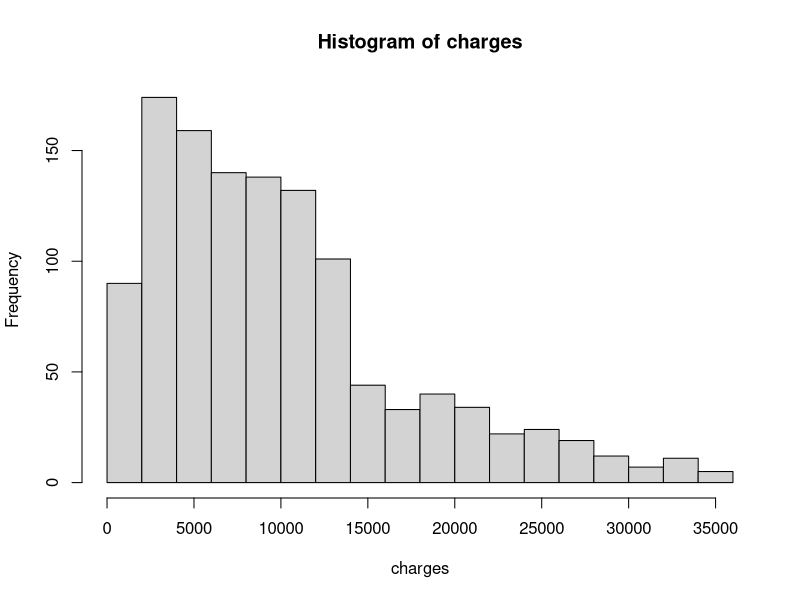
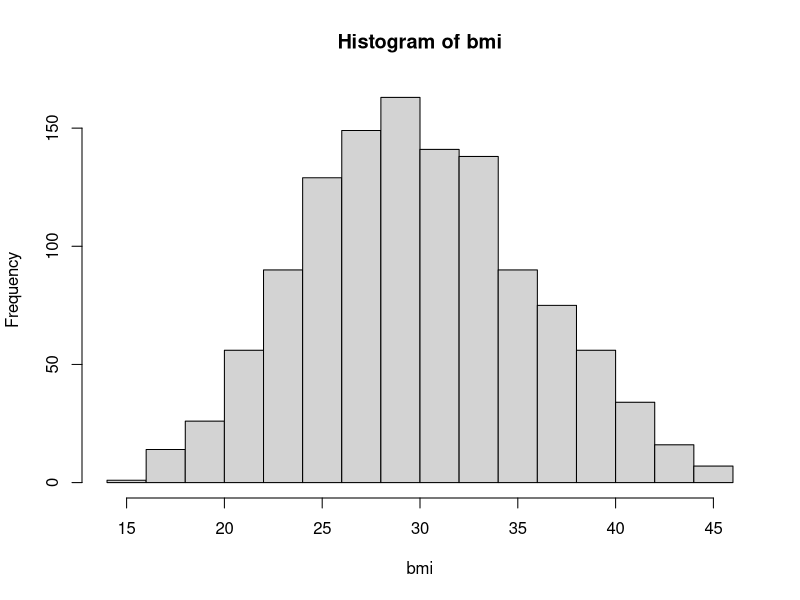
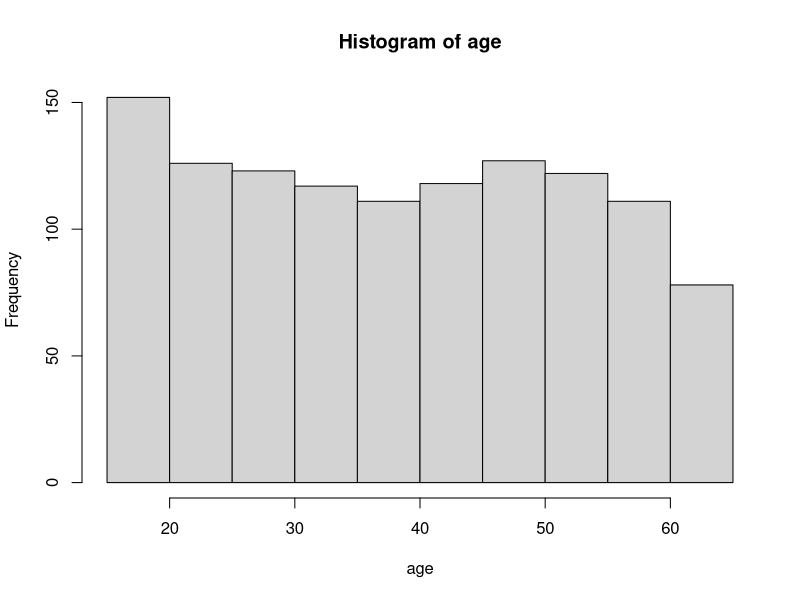
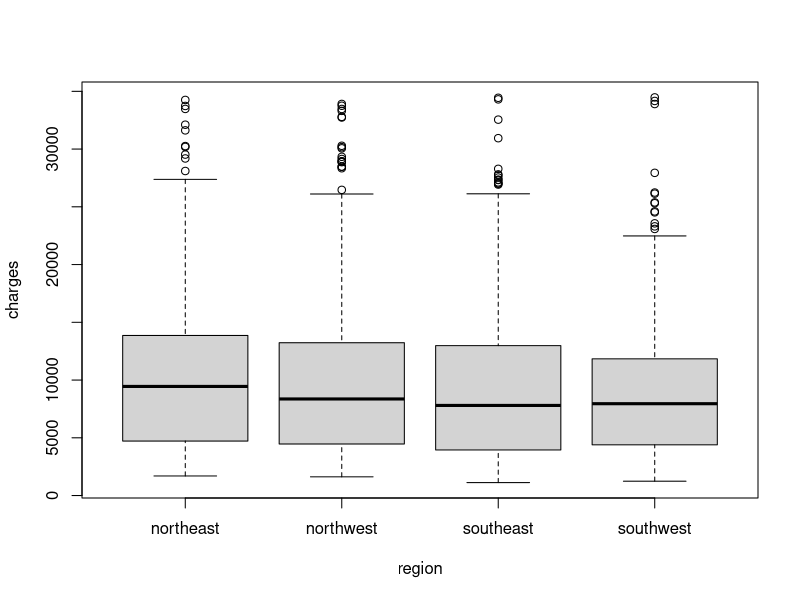
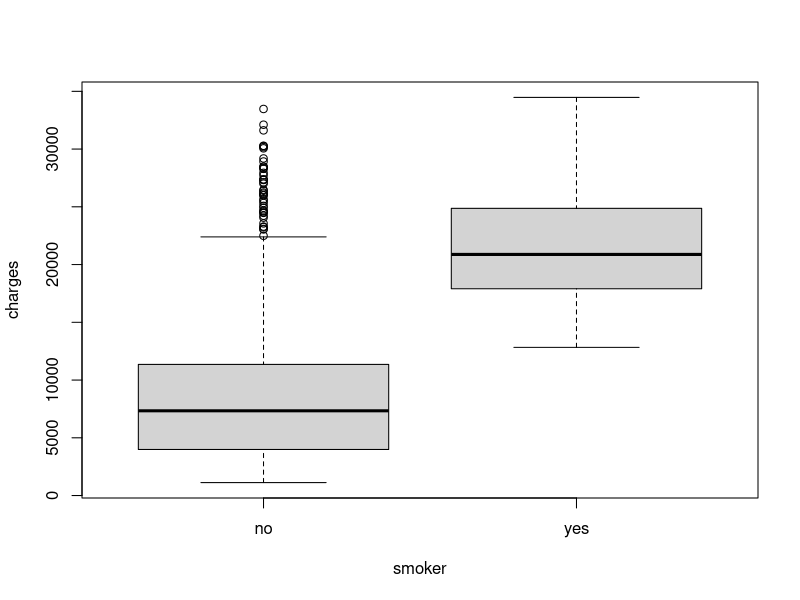
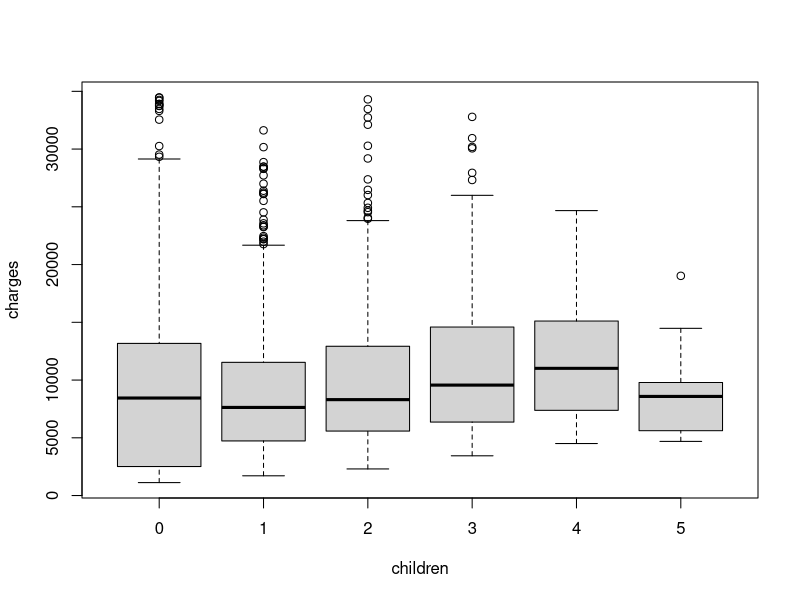
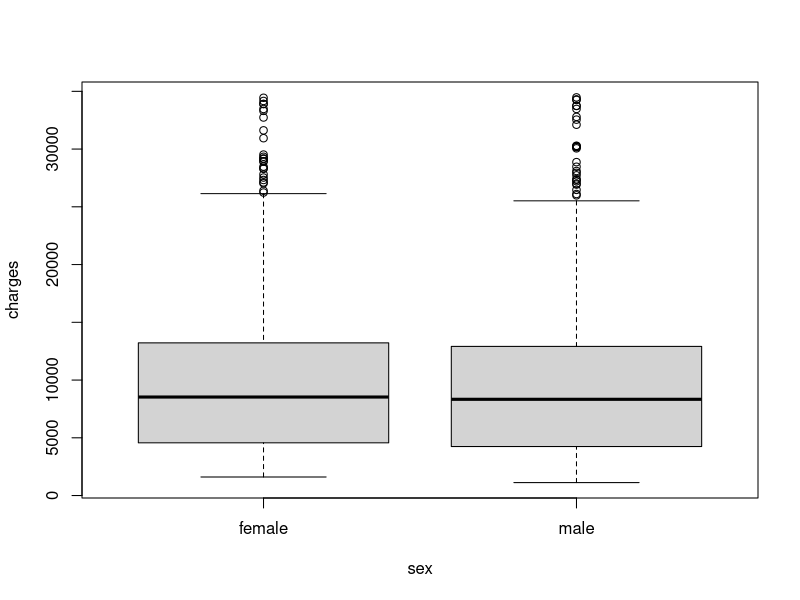
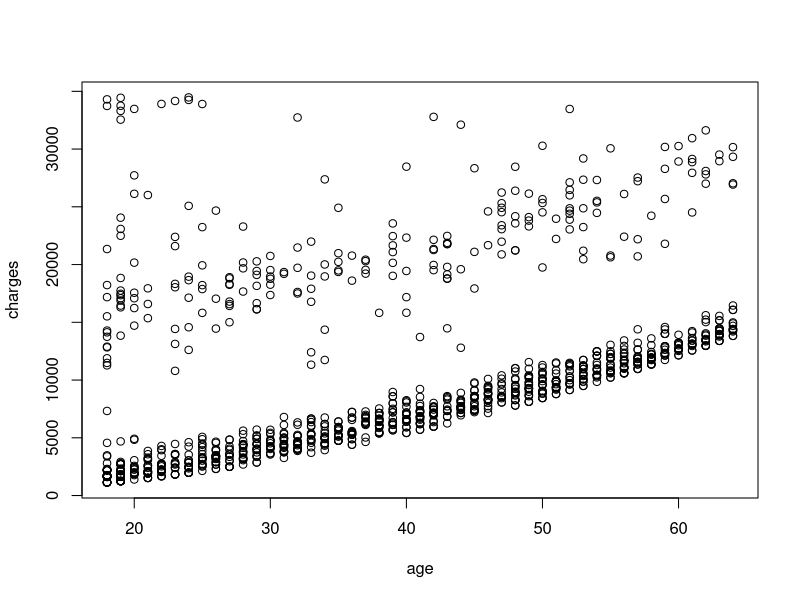

Write the R code that produced these figures, in order.
install.packages("tidyverse")
library(tidyverse)

getwd()
ins <- read.csv('insurance_new.csv')
ins

attach(ins)

# exploratory data analysis
summary(ins)

hist(charges)
hist(bmi)
hist(age)

boxplot(charges ~ region)
boxplot(charges ~ smoker)
boxplot(charges ~ children)
boxplot(charges ~ sex)

plot(charges ~ age)
plot(charges ~ bmi)

# statistical analysis
df1 <- ins %>%
  select(smoker, charges)
t.test(data=df1, charges ~ smoker)

summary(lm(charges ~ age))
summary(lm(charges ~ bmi))
summary(lm(charges ~ children))

# data visualization
library(ggplot2)
ggplot(data=ins, aes(x=age, y=charges))+geom_point()

# comparing relationship between age and charges relative to smoking status
ggplot(data=ins, aes(x=age, y=charges, col=smoker))+geom_point()+geom_smooth(method=lm)+facet_wrap(~smoker)

# comparing relationship between age and charges relative to geographical region 
ggplot(data=ins, aes(x=age, y=charges, col=region))+geom_point()+geom_smooth(method=lm)+facet_wrap(~region)

# comparing relationship between age and 
ggplot(data=ins, aes(x=age, y=charges, col=children))+geom_point()+geom_smooth(method=lm)+facet_wrap(~children)